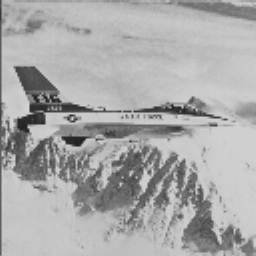
%> input picture Podstawowe operacje na obrazach cyfrowych/jet.bmp, 256 x 256 px
$ octave lut.m   (GNU Octave 9; MATLAB toolbox functions it lacks are replaced by stand-ins)
%> lines starting %> are read from the running program, lines starting %| are printed output that depends on the picture
### Podstawowe operacje na obrazach cyfrowych/luciki.m
function luciki(obraz, przekodowanie)

B=intlut(obraz, przekodowanie);

subplot(2,2,1:2);
title('Przekodowanie');
plot(przekodowanie);
subplot(2,2,3);
title('Obraz oryginalny');
imshow(obraz);
subplot(2,2,4);
title('Obraz przekszatlcony');
imshow(B);

end

### Podstawowe operacje na obrazach cyfrowych/lut.m
clear all;
close all;
load funkcjeLUT;
figure(1);
plot(kwadratowa);
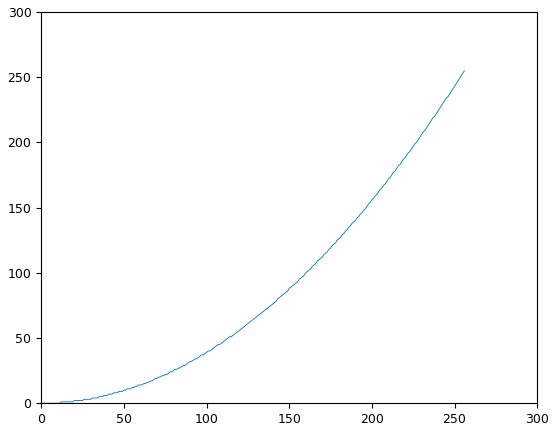
%> figure redrawn from the program's plot data; curve peaks at x = 256, y = 255
A=imread('jet.bmp');
%> A is the input picture: size 256x256 uint8; min 32, max 213, mean 169.3
B=intlut(A, kwadratowa);

figure(2);
subplot(2,1,1);
imshow(A);
subplot(2,1,2);
imshow(B);

figure(3);
luciki(A,kwadratowa);
figure(4);
luciki(A, log);
figure(5);
luciki(A, odwlog);
figure(6);
luciki(A, odwrotna);
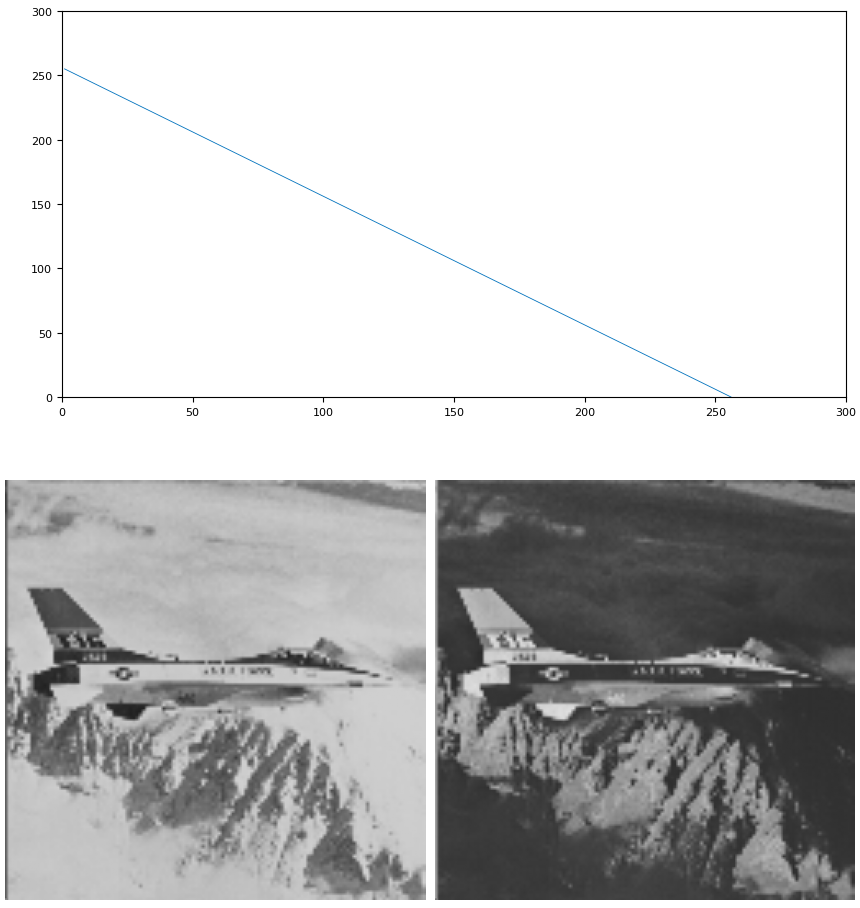
%> figure redrawn from the program's plot data, 3 panels
figure(7);
luciki(A, pierwiastkowa);
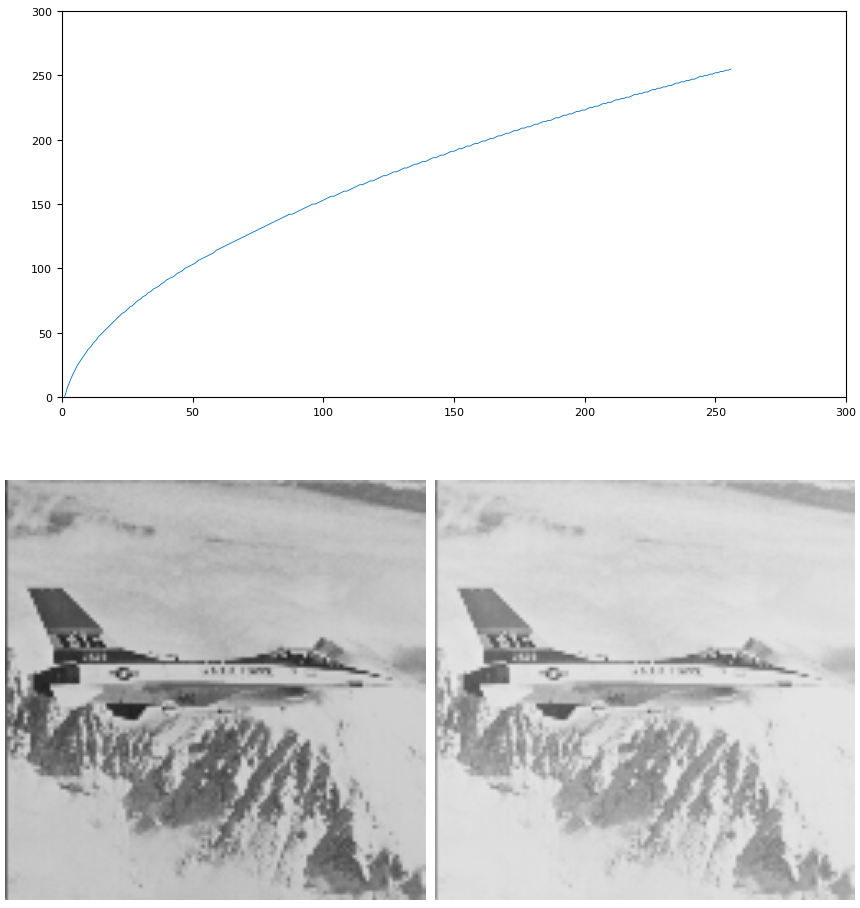
%> figure redrawn from the program's plot data, 3 panels
figure(8);
luciki(A, pila);
%> in luciki (call 6), `B=intlut(obraz, przekodowanie);`:
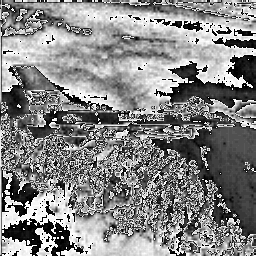
%> B: size 256x256 uint8; min 0, max 255, mean 133.6
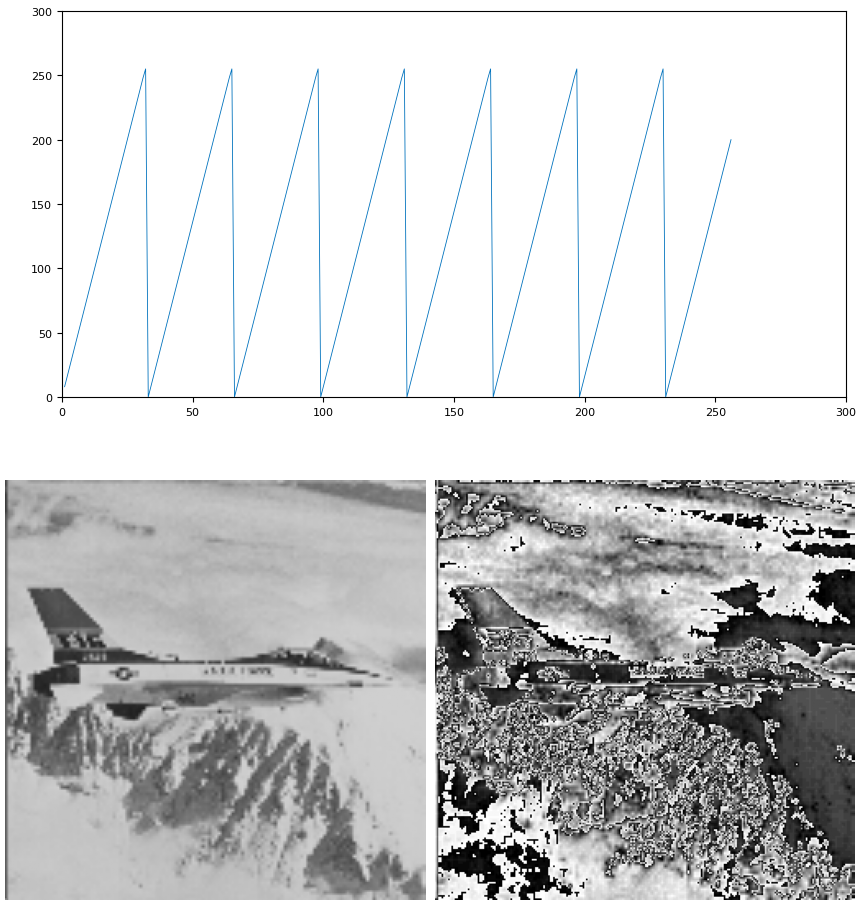
%> figure redrawn from the program's plot data, 3 panels
figure(9);
luciki(A, wykladnicza);
%> in luciki (call 7), `B=intlut(obraz, przekodowanie);`:
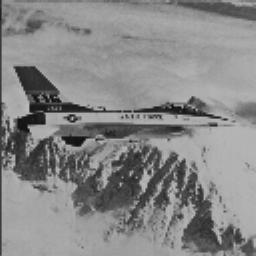
%> B: size 256x256 uint8; min 17, max 188, mean 135.6
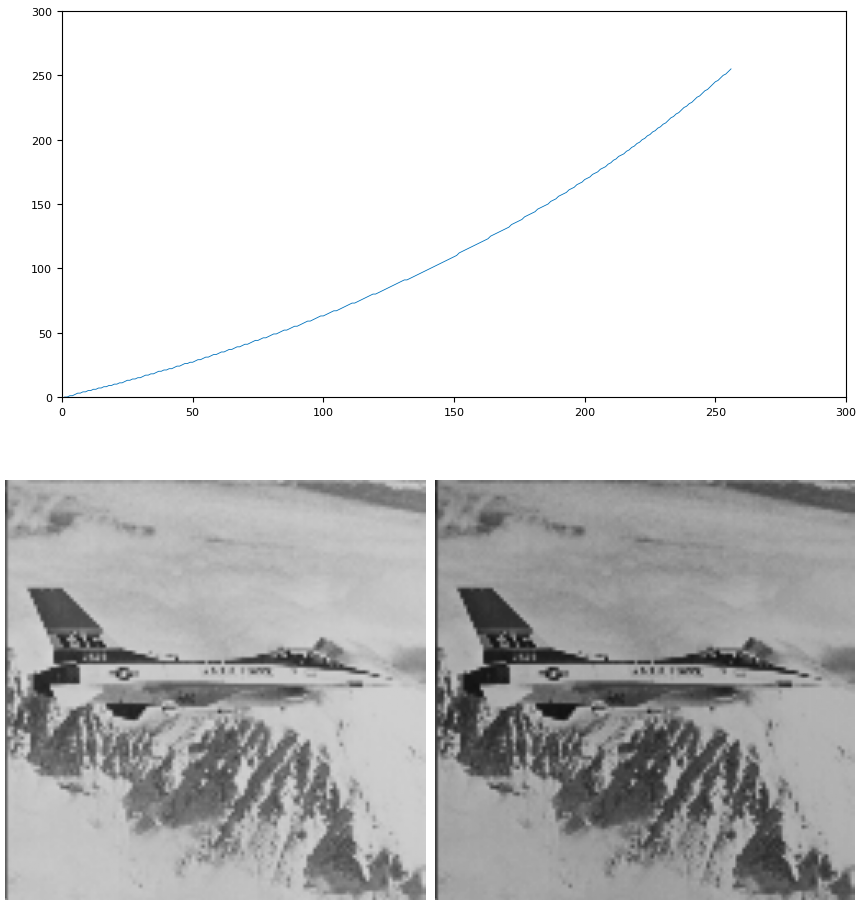
%> figure redrawn from the program's plot data, 3 panels
